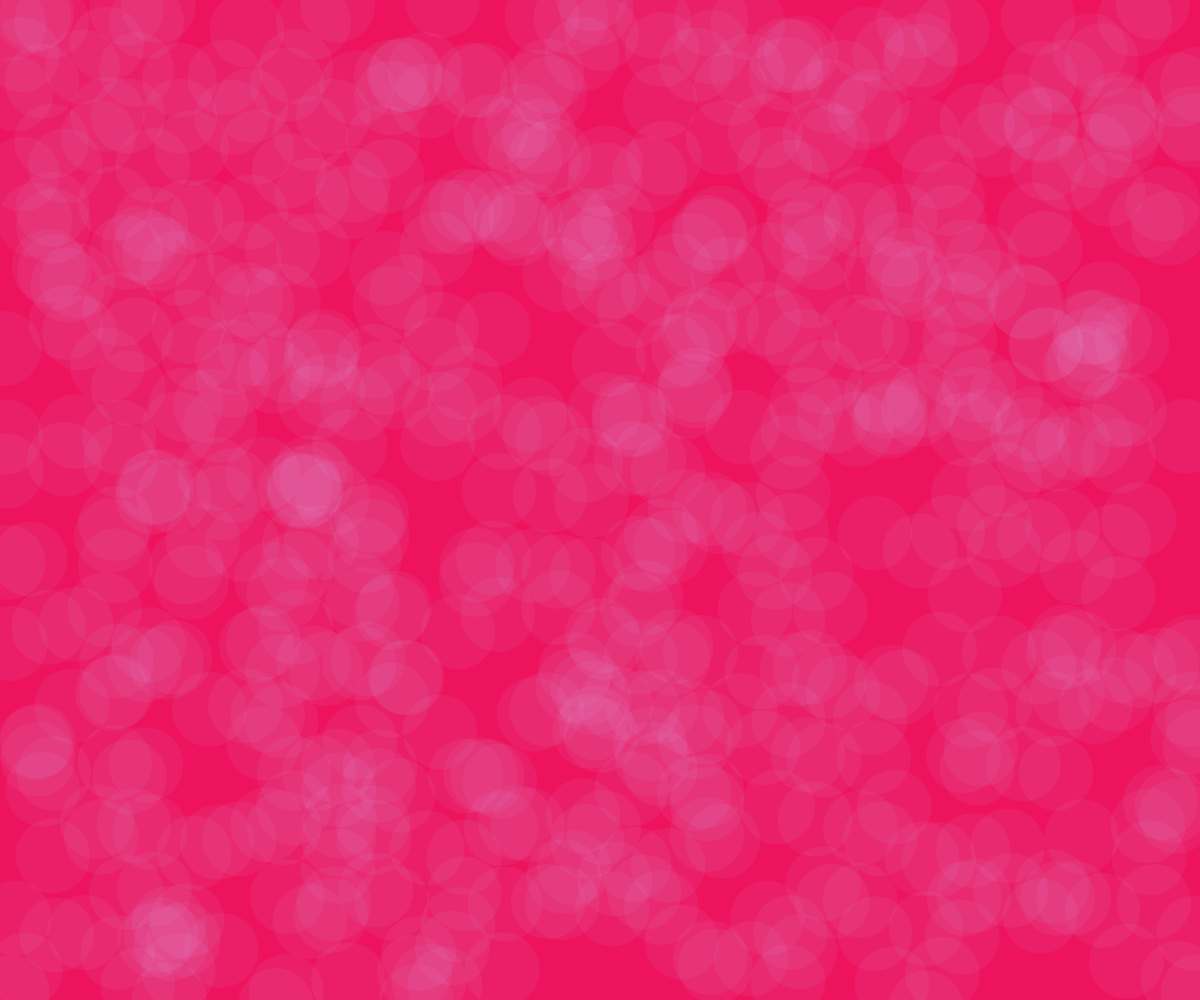
Frame 1 (no input)
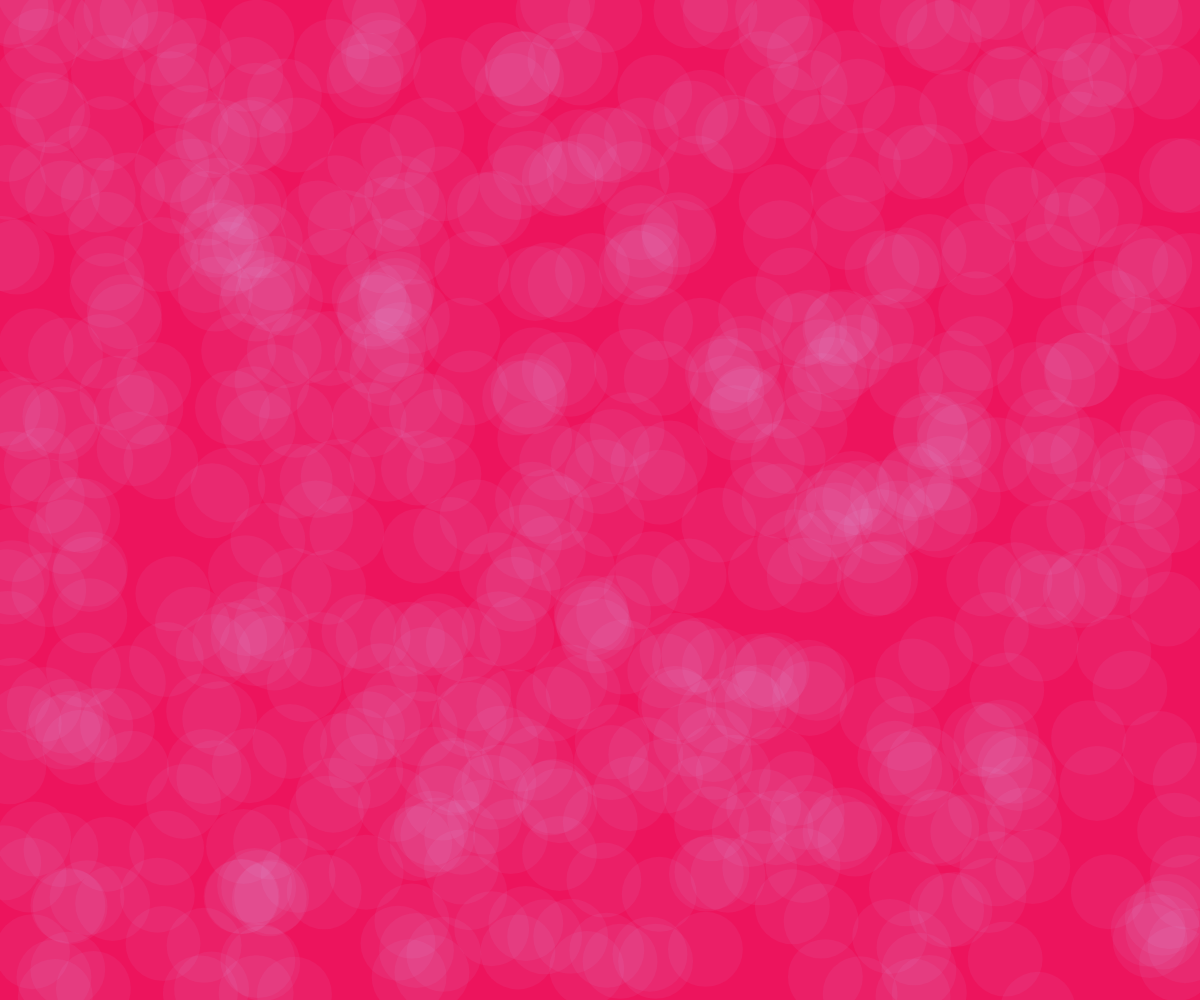
Frame 60 (no input)
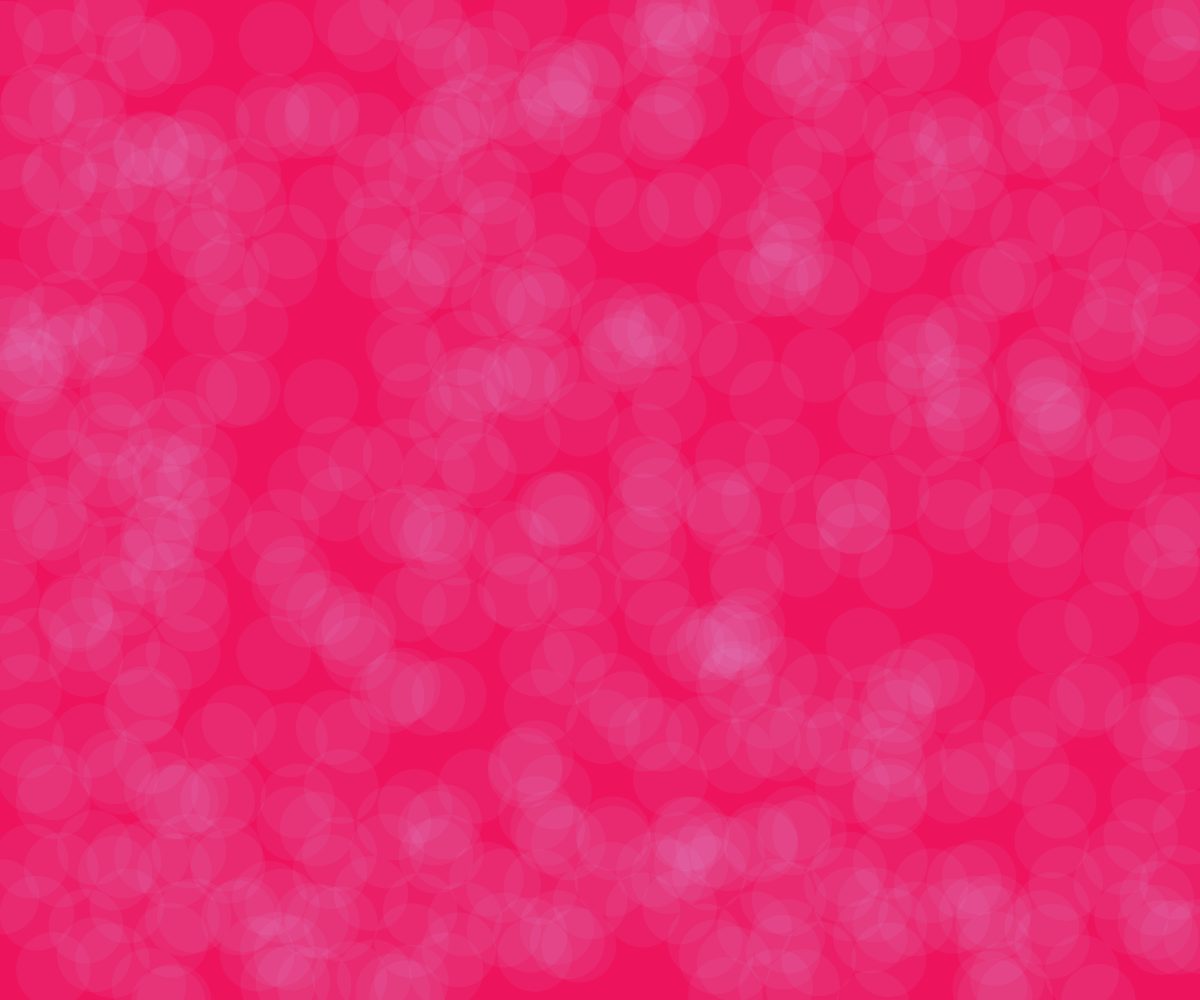
Frame 120 (the mouse pressed at the canvas centre since frame 60)

The p5.js sketch that drew these frames (run headless with seeded random() and noise() and a simulated clock; from frame 60 on, the mouse is pressed at the canvas centre):

// p5.js sketch
// ── sketch.js
var piggy;
var cloudBlu;
const particles = [];

function setup() {
  createCanvas(windowWidth, windowHeight);
  piggy = color(237, 20, 93);
  cloudBlu = color(196, 203, 242, 15);
  //create number of particles based on the window width
  const particlesLength = Math.floor(windowWidth / 1.9);
  //go through and add to particles array
  for(let i = 0; i < particlesLength; i++) {
    particles.push(new Particle());
  }
  frameRate(40);
}

function draw() {
  background(piggy);
  //for each particle, draw a circle and update velocity
  particles.forEach((particle, index) => {
     particle.update();
     particle.draw();
  });
}

class Particle {
  constructor () {
    //objects position
    this.pos = createVector(random(windowWidth), random(windowHeight));
    //objects velocity
    this.vel = createVector(random(5, -5), random(-10, 10));
    //objects size
    this.size = 75;
  }
  
  //update movement by adding velocity
  update () {
    this.pos.add(this.vel);
    this.edges();
  }
  
  //draw single particle
  draw() {
    noStroke();
    fill(cloudBlu);
    circle(this.pos.x, this.pos.y, this.size);
  }
  
  //detect edges 
  edges() {
    if (this.pos.x < 0 || this.pos.x > width) {
      this.vel.x *= -1;
    }
    
    if (this.pos.y < 0 || this.pos.y > height) {
      this.vel.y *= -1;
    }
  }
}
